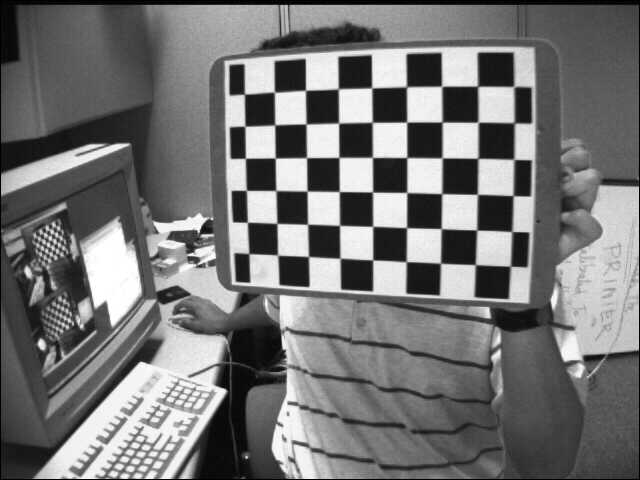
//> input picture chessboards/left01.jpg, 640 x 480 px; the run also reads 1 picture not shown here
$ ./calibrate   (built with g++ and OpenCV 4)
//> lines starting //> are read from the running program, lines starting //| are printed output that depends on the picture
//> further down, image is the input picture: 480 rows x 640 cols, CV_8UC3; min 0, max 255, mean 116.6
//> pass 2 of the loop in main, `for (int i=1; i<=4; i++)`:
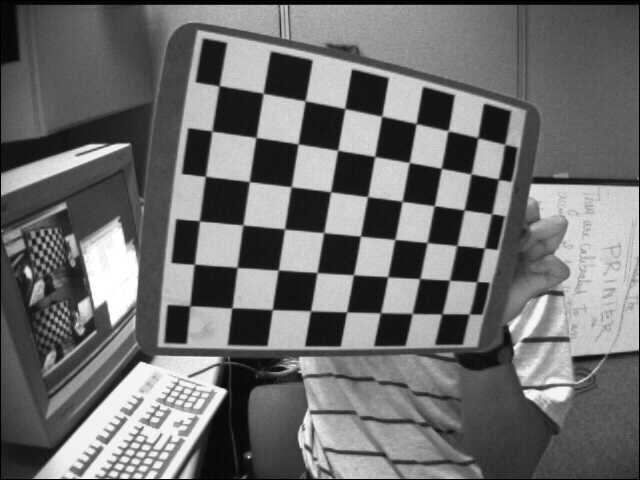
//> input picture chessboards/left02.jpg, 640 x 480 px
//> image is the input picture: 480 rows x 640 cols, CV_8UC3; min 0, max 255, mean 110.4
//> pass 3 of the loop in main, `for (int i=1; i<=4; i++)`:
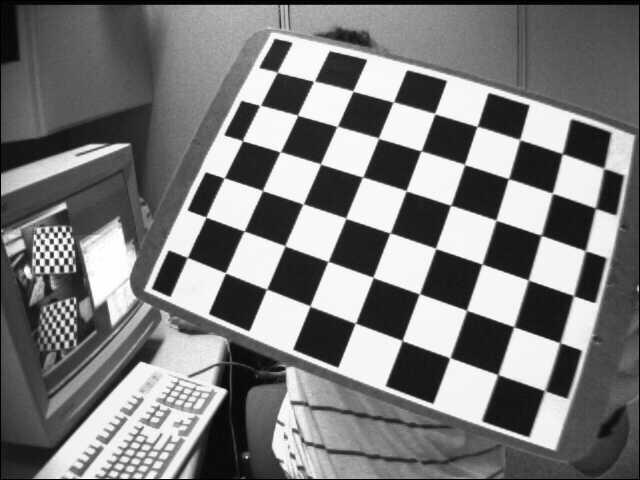
//> input picture chessboards/left03.jpg, 640 x 480 px
//> image is the input picture: 480 rows x 640 cols, CV_8UC3; min 0, max 255, mean 122.9
//> the loop made 4 passes; the first 3 are shown
### calibrator.h
#ifndef CALIBRATOR_H
#define CALIBRATOR_H
#include <opencv2/opencv.hpp>
#include <iostream>
#include <vector>
#include <string>
using namespace std;
using namespace cv;
class calibrator
{
public:
    calibrator();
    calibrator(vector<string>& fList, const Size& bsize,const double& square);
    void setFileList(vector<string>& fList);
    void setBoardSize(const Size& bsize);
    void setSquareSize(const double &square);
    void setFlag(bool radial8CoeffEnabled, bool tangentialParamEnabled);
    Mat getCameraMatrix();
    Mat getDistCoeffs();
    int addBoardPoints();
    void calibrate();
    Mat rectifyImage(const Mat & image);
private:
    vector<vector<Point3f>> objectPoints;
    vector<vector<Point2f>> imagePoints;
    vector<Mat> rvecs, tvecs;
    vector<string> fileList;
    Mat cameraMatrix;
    Mat distCoeffs;
    Size boardSize;
    Size imageSize;
    int flag;
    double squareSize;
    Mat map1,map2;
    bool calibrated;
};

#endif // CALIBRATOR_H

### calibrator.cpp
#include "calibrator.h"
// [5 lines left out: function calibrator, not called in this run]

calibrator::calibrator(vector<string> &fList,const Size &bSize,const double &square)
{
    setFileList(fList);
    setBoardSize(bSize);
    squareSize=square;
    calibrated=false;
    flag = 0;
}

void calibrator::setFileList(vector<string> &fList)
{
    fileList.assign(fList.begin(),fList.end());
    Mat temimage=imread(fileList[0],0);
    imageSize.height= temimage.rows;
//> imageSize = Size(0, 480)
    imageSize.width=temimage.cols;
//> imageSize = Size(640, 480)
}

void calibrator::setBoardSize(const Size& bsize)
{
    boardSize.height=bsize.height;
    boardSize.width=bsize.width;
}

// [16 lines left out: functions setSquareSize, setFlag, getCameraMatrix, not called in this run]

Mat calibrator::getDistCoeffs()
{
    return distCoeffs;
}

int calibrator::addBoardPoints()
{
    vector<Point2f> imageCorners;
    vector<Point3f> objectCorners;

    for (int i=0; i<boardSize.height; i++) {
        for (int j=0; j<boardSize.width; j++) {
            objectCorners.push_back(cv::Point3f(i*squareSize, j*squareSize, 0.0f));
        }
    }
    Mat boardimage; // to contain chessboard image
    int successes = 0;
    // for all viewpoints
    for (unsigned int i=0; i<fileList.size(); i++)
    {
        boardimage = cv::imread(fileList[i],0);
        // Get the chessboard corners
        bool found = findChessboardCorners(
                        boardimage,
                        boardSize,
                        imageCorners);
        // Get subpixel accuracy on the corners
        cornerSubPix(boardimage,
                     imageCorners,
                     Size(5,5),
                     Size(-1,-1),
                     TermCriteria(TermCriteria::MAX_ITER +TermCriteria::EPS,
                     20,
                     0.01));
        if (imageCorners.size() ==(unsigned int) boardSize.area())
        {
            // 2D image points from one view
            imagePoints.push_back(imageCorners);
            // corresponding 3D scene points
            objectPoints.push_back(objectCorners);
            successes++;
          }

        drawChessboardCorners(boardimage, boardSize, imageCorners, found);
        imshow("Corners on Chessboard", boardimage);
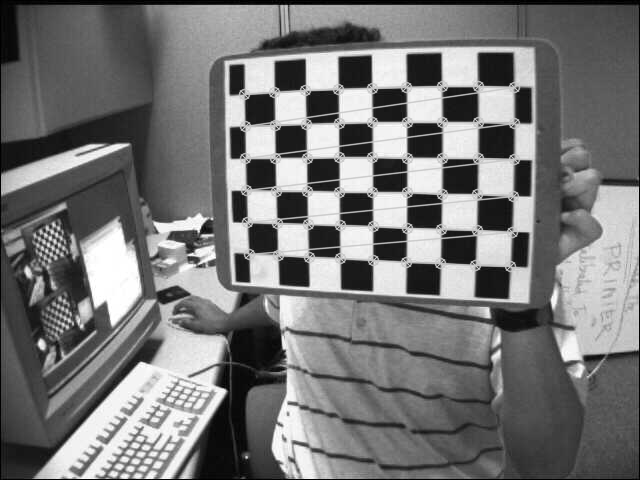
//> window 'Corners on Chessboard': 480 rows x 640 cols, CV_8UC1; min 0, max 255, mean 118
        waitKey(100);
    }
//> pass 2 of the loop in addBoardPoints, `for (unsigned int i=0; i<fileList.size(); i++)`:
//> in addBoardPoints, `imshow("Corners on Chessboard", boardimage);`:
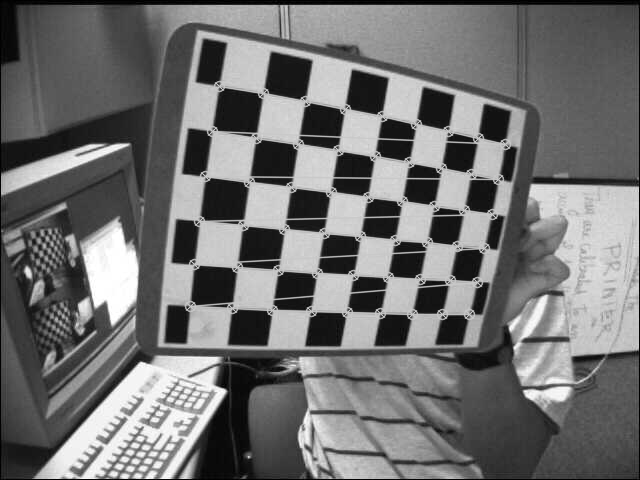
//> window 'Corners on Chessboard': 480 rows x 640 cols, CV_8UC1; min 0, max 255, mean 112.5
//> pass 3 of the loop in addBoardPoints, `for (unsigned int i=0; i<fileList.size(); i++)`:
//> in addBoardPoints, `imshow("Corners on Chessboard", boardimage);`:
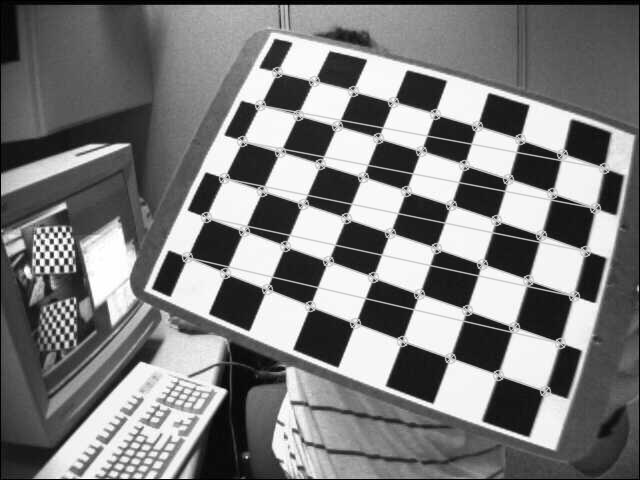
//> window 'Corners on Chessboard': 480 rows x 640 cols, CV_8UC1; min 0, max 255, mean 124.2
//> the loop made 4 passes; the first 3 are shown
    return successes;
}

void calibrator::calibrate()
{
    int usepoint= addBoardPoints();
    cout<<"use "<<usepoint<<" pictures"<<endl;
    calibrateCamera(objectPoints, // the 3D points
                    imagePoints,  // the image points
                    imageSize,    // image size
                    cameraMatrix, // output camera matrix
                    distCoeffs,   // output distortion matrix
                    rvecs, tvecs, // Rs, Ts
                    flag);        // set options
    calibrated=true;

}

Mat calibrator::rectifyImage(const Mat &image)
{
    cv::Mat undistorted;
    if (calibrated)
    {
        initUndistortRectifyMap(
                    cameraMatrix,  // computed camera matrix
                    distCoeffs,    // computed distortion matrix
                    Mat(),     // optional rectification (none)
                    Mat(),     // camera matrix to generate undistorted
                    image.size(),  // size of undistorted
                    CV_32FC1,      // type of output map
                    map1, map2);   // the x and y mapping functions
        remap(image,
              undistorted,
              map1, map2,
              INTER_LINEAR);
    }


    return undistorted;
}

### calibrate.cpp
#include <calibrator.cpp>
int main()
{
    namedWindow("Image");

    Mat image;
    vector<string> filelist;
    for (int i=1; i<=4; i++)
    {
        stringstream str;
        str << "../chessboard/left" << std::setw(2) << std::setfill('0') << i << ".jpg";
        cout << str.str() << endl;
        filelist.push_back(str.str());
        image= imread(str.str());
        imshow("Image",image);
        waitKey(100);
    }
    Size size(9,6);
    calibrator calib(filelist,size,10);
    calib.calibrate();
    cout<<"cameraMatrix:"<<calib.getDistCoeffs()<<endl;
    Mat image1=imread("../chessboard/left02.jpg",0);
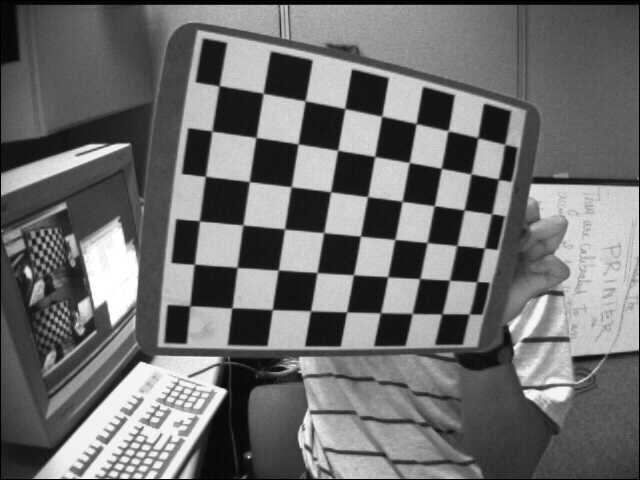
//> image1: 480 rows x 640 cols, CV_8UC1; min 0, max 255, mean 110.4
    Mat image2= calib.rectifyImage(image1);
    imshow("orginal image",image1);
    imshow("rectified image",image2);
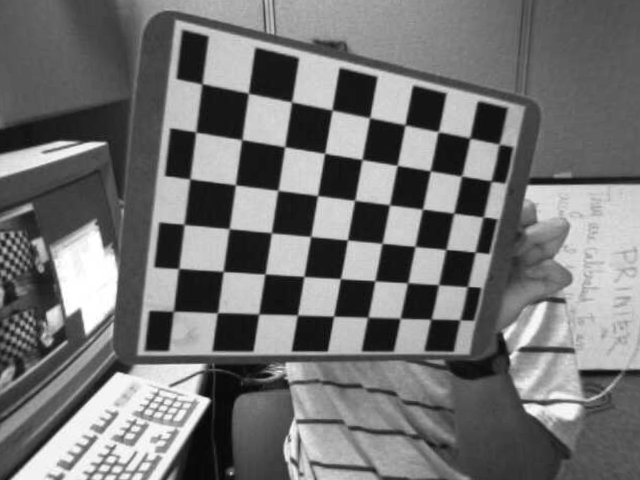
//> window 'rectified image': 480 rows x 640 cols, CV_8UC1; min 5, max 255, mean 115.4
    waitKey(0);

}
